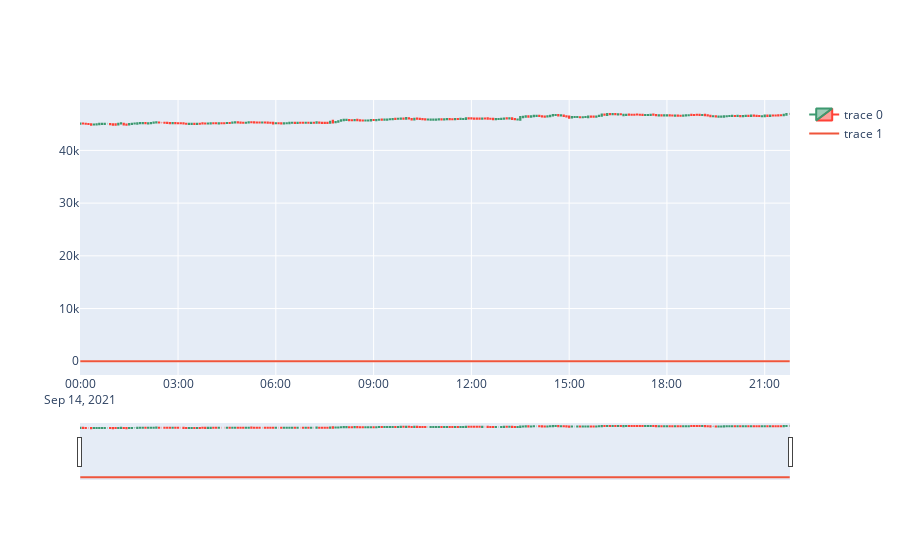
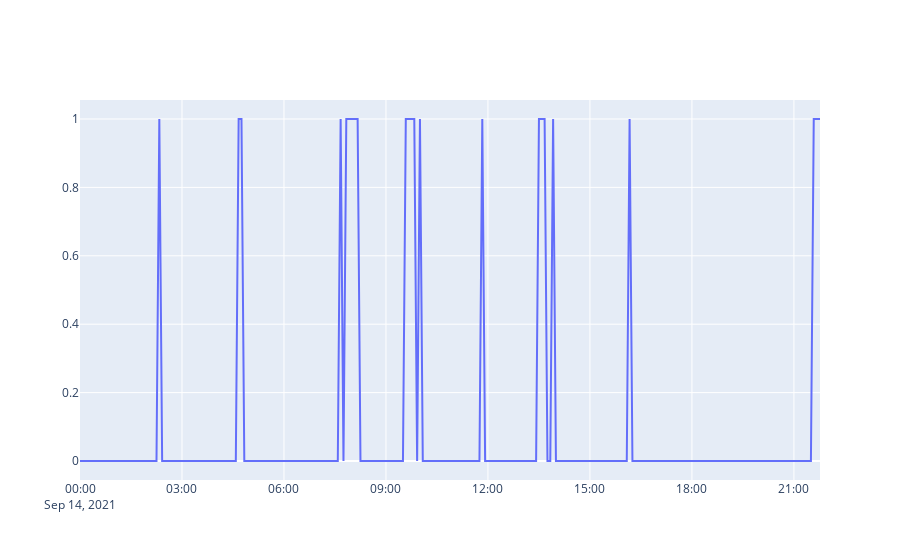

Notebook code for these charts, in order:
### Code cell
plot_indicators(data, data['bb_bbhi'].values)

fig = go.Figure(data=[
    go.Scatter(x=data['Datetime'], y=data['bb_bbhi'].values)
])

fig.show()

### Figure 1 — Plotly figure (JSON) as saved in the notebook; plotly's stock layout.template omitted (floating-point values rounded to 4 significant figures; data arrays with more than 128 entries replaced by an {"elided": "..."} marker saying what was removed)
{"data": [{"close": {"elided": "263 float values"}, "high": {"elided": "263 float values"}, "low": {"elided": "263 float values"}, "open": {"elided": "263 float values"}, "type": "candlestick", "x": {"elided": "263 str values"}}, {"type": "scatter", "x": {"elided": "263 str values"}, "y": {"elided": "263 int values"}}], "layout": {}}

### Figure 2 — Plotly figure (JSON) as saved in the notebook; plotly's stock layout.template omitted (floating-point values rounded to 4 significant figures; data arrays with more than 128 entries replaced by an {"elided": "..."} marker saying what was removed)
{"data": [{"type": "scatter", "x": {"elided": "263 str values"}, "y": {"elided": "263 int values"}}], "layout": {}}
